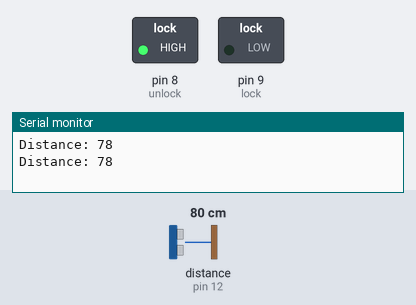
The sketch below on a simulated Arduino Uno, built with avr-gcc and run on an emulated ATmega328P. On the bench: switched loads named in the sketch (green lamp = pin HIGH), the last lines printed to the serial monitor. Wiring (inferred from the names in the program): ultrasonic range finder: trigger pin 13; echo pin 12. Inputs (shaded band) come from the test bench; at power-on: distance to the obstacle (sensor on pin 12) 80 cm. The echo pulse lasts 58.3 µs per cm; pins used as bus, display or sensor lines are not drawn.

Above: at 1.8 s.
1.9 s: distance to the obstacle (sensor on pin 12) set to 98 cm
3.4 s: distance to the obstacle (sensor on pin 12) set to 105 cm
At 5.2 s:
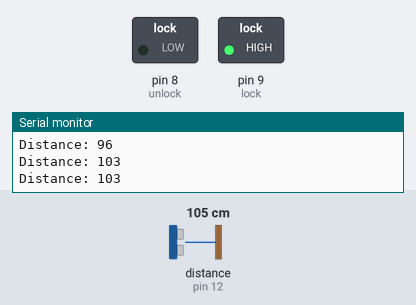
5.5 s: distance to the obstacle (sensor on pin 12) set to 2 cm
At 7.1 s:
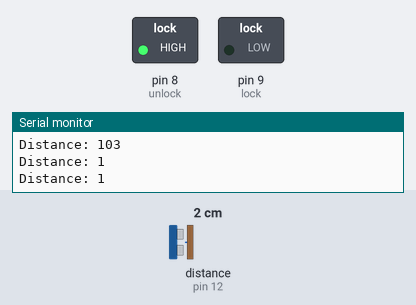
7.5 s: distance to the obstacle (sensor on pin 12) set to 120 cm
At 9.0 s:
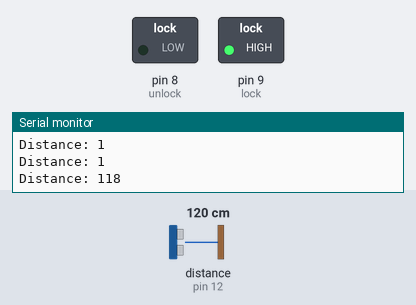
Timing chart, 0 to 10.5 s (numbered marks = the images above; inputs shaded):
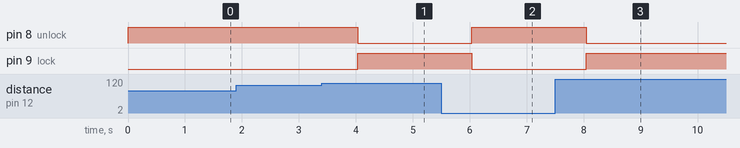

The sketch:

practice6_home_part1.ino
```cpp
int trigger = 13;
int echo = 12;
int lock=9;
int unlock=8;
float duration;
int distance;
int state;


void setup() {
pinMode(trigger, OUTPUT);
pinMode(echo, INPUT);
pinMode(lock, OUTPUT);
pinMode(unlock, OUTPUT);
Serial.begin(9600);
}

void loop()
{
  sonic();
  delay(1000);
}

void sonic(){
  digitalWrite(trigger, LOW);
  delayMicroseconds(2);
  digitalWrite(trigger, HIGH);
  delayMicroseconds(10);
  digitalWrite(trigger, LOW);
  duration = pulseIn(echo, HIGH);
  distance= duration*0.034/2;
  Serial.print("Distance: ");
  Serial.println(distance);

  if (distance <100){
    digitalWrite(unlock, HIGH);
    digitalWrite(lock, LOW);

  }
  else{
    digitalWrite(lock, HIGH);
    digitalWrite(unlock, LOW);

  }
}
```

Measured:
- the behaviour switches between 101 and 102 cm on distance to the obstacle (sensor on pin 12) (found by bisection; images 0 and 1)
- after the input at 3.4 s, pin 8 (unlock): HIGH → LOW after 0.63 s; pin 9 (lock): LOW → HIGH after 0.63 s
- after the input at 5.5 s, pin 8 (unlock): LOW → HIGH after 0.54 s; pin 9 (lock): HIGH → LOW after 0.54 s
- after the input at 7.5 s, pin 8 (unlock): HIGH → LOW after 0.55 s; pin 9 (lock): LOW → HIGH after 0.55 s
